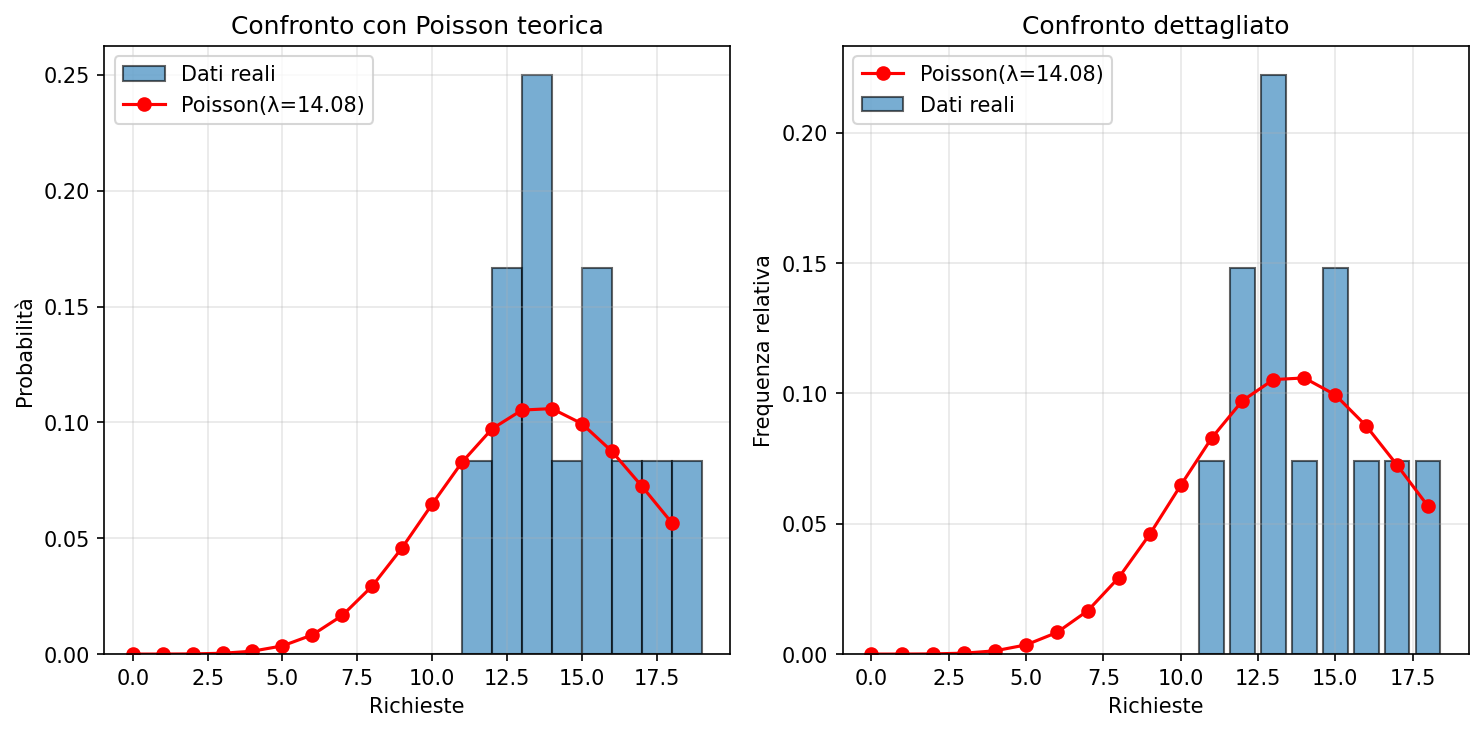

Generate this figure with Python:
import matplotlib.pyplot as plt
import numpy as np
from scipy import stats

import pandas as pd

accessi = pd.read_csv("accessi.csv")
allarme_si = accessi[accessi["allarme"] == 1]

richieste = allarme_si.richieste

print("=== STATISTICHE DESCRITTIVE ===")
print(f"Media: {richieste.mean():.4f}")
print(f"Varianza: {richieste.var():.4f}")
print(
    f"Rapporto varianza/media: {richieste.var() / richieste.mean():.4f} (per Poisson dovrebbe essere ~1)"
)
print(f"Numerosità campione: {len(richieste)}")
print()

# Test chi-quadro di bontà di adattamento per Poisson
lam = richieste.mean()
valori_osservati = richieste.value_counts().sort_index()

# Raggruppo le code per avere frequenze attese >= 5
freq_osservate = []
freq_attese = []
categorie = []

for v in range(0, int(richieste.max()) + 1):
    count_oss = (richieste == v).sum()
    prob_attesa = stats.poisson.pmf(v, lam)
    count_atteso = prob_attesa * len(richieste)

    if v < richieste.max() and count_atteso >= 5:
        freq_osservate.append(count_oss)
        freq_attese.append(count_atteso)
        categorie.append(v)
    else:
        # Raggruppa nella coda
        if not freq_osservate:
            freq_osservate.append(count_oss)
            freq_attese.append(count_atteso)
            categorie.append(f"{v}+")
        else:
            freq_osservate[-1] += count_oss
            freq_attese[-1] += count_atteso
            categorie[-1] = f"{categorie[-1].replace('+', '')}+"

freq_attese = np.array(freq_attese)
freq_osservate = np.array(freq_osservate)

# Assicuro che siano abbastanza grandi
if len(freq_attese) > 1:
    chi2_stat = np.sum((freq_osservate - freq_attese) ** 2 / freq_attese)
    # Gradi di libertà: categorie - 1 (per somma prob=1) - 1 (per λ stimata)
    df = len(freq_attese) - 2
    p_value = 1 - stats.chi2.cdf(chi2_stat, df)

    print("=== TEST CHI-QUADRO (bontà di adattamento Poisson) ===")
    for i, cat in enumerate(categorie):
        print(f"  {cat}: osservato={freq_osservate[i]}, atteso={freq_attese[i]:.2f}")
    print(f"\nχ² = {chi2_stat:.4f}")
    print(f"gdl = {df}")
    print(f"p-value = {p_value:.6f}")
    if p_value < 0.05:
        print(
            "▶ Rifiutiamo H0: i dati NON seguono una distribuzione di Poisson (p < 0.05)"
        )
    else:
        print("▶ Non rifiutiamo H0: i dati potrebbero seguire una Poisson")
else:
    print("Troppe poche categorie per il test chi-quadro")
print()

# Grafico
plt.figure(figsize=(10, 5))

plt.subplot(1, 2, 1)
plt.hist(
    richieste,
    bins=range(0, int(richieste.max()) + 2),
    density=True,
    alpha=0.6,
    label="Dati reali",
    edgecolor="black",
)
x = np.arange(0, int(richieste.max()) + 1)
plt.plot(x, stats.poisson.pmf(x, lam), "ro-", label=f"Poisson(λ={lam:.2f})")
plt.xlabel("Richieste")
plt.ylabel("Probabilità")
plt.title("Confronto con Poisson teorica")
plt.legend()
plt.grid(alpha=0.3)

# Istogramma cumulativo vs Poisson
plt.subplot(1, 2, 2)
valori, conteggi = np.unique(richieste, return_counts=True)
freq_rel = conteggi / len(richieste)
plt.bar(valori, freq_rel, alpha=0.6, label="Dati reali", edgecolor="black")
plt.plot(x, stats.poisson.pmf(x, lam), "ro-", label=f"Poisson(λ={lam:.2f})")
plt.xlabel("Richieste")
plt.ylabel("Frequenza relativa")
plt.title("Confronto dettagliato")
plt.legend()
plt.grid(alpha=0.3)

plt.tight_layout()
plt.savefig("verifica_poisson.png", dpi=150, bbox_inches="tight")
print("Grafico salvato in 'verifica_poisson.png'")
plt.close()
